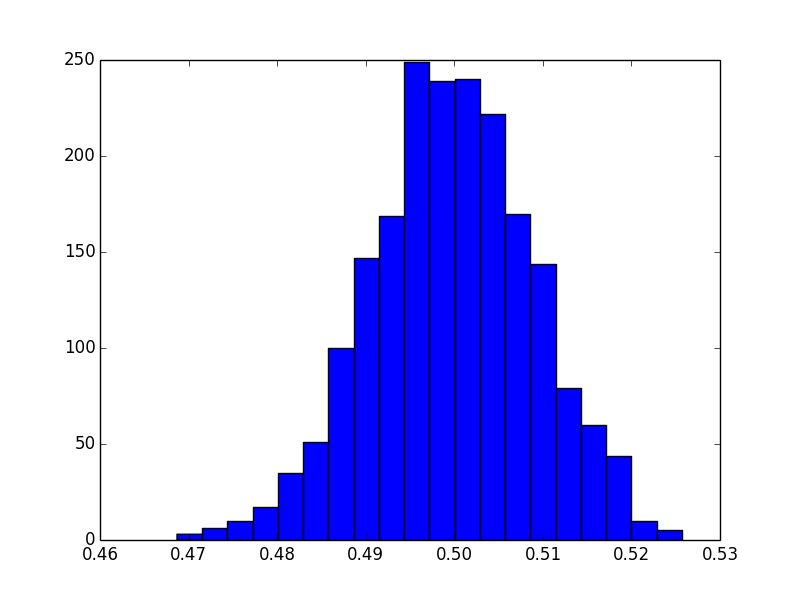

This chart was generated by the following Python code:

import random
import matplotlib.pyplot as plt
import numpy as np

random_observations_per_sample = 1000
num_samples = 2000
s = []

for _ in xrange(num_samples):
    total = 0
    for __ in xrange(random_observations_per_sample):
        total += random.random()

    mean = total / random_observations_per_sample
    s.append(mean)

plt.hist(s, range=(min(s), max(s)), bins=20 )
plt.show()
